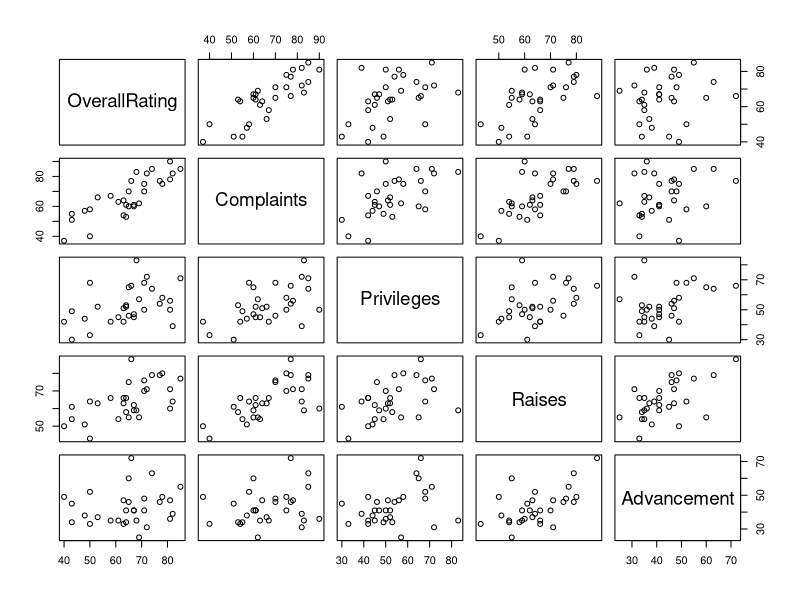
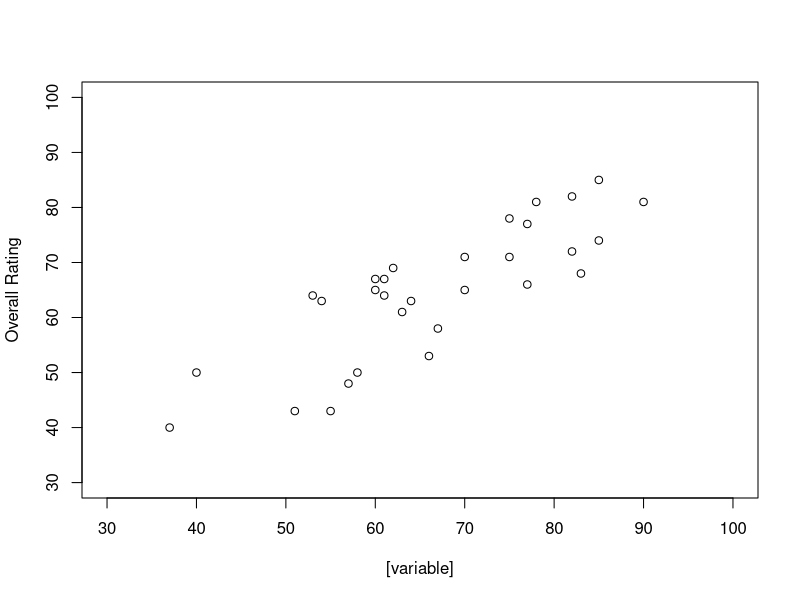
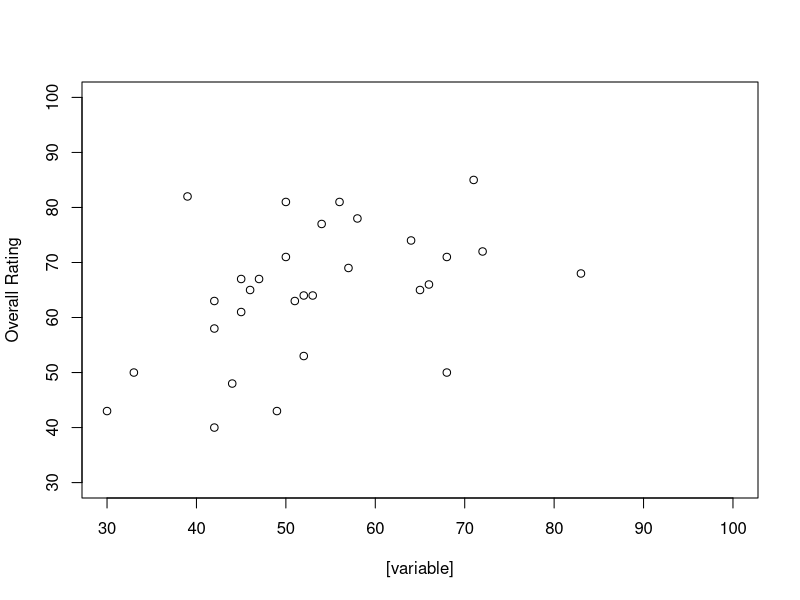
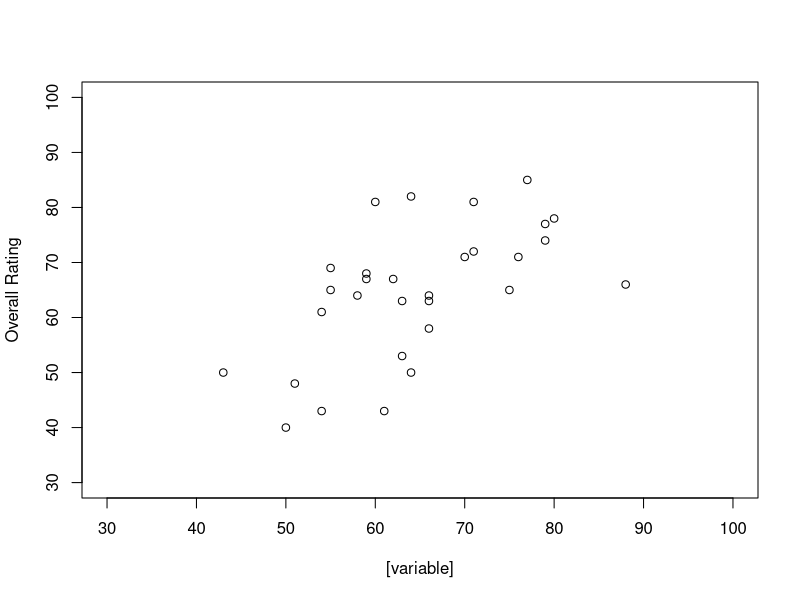
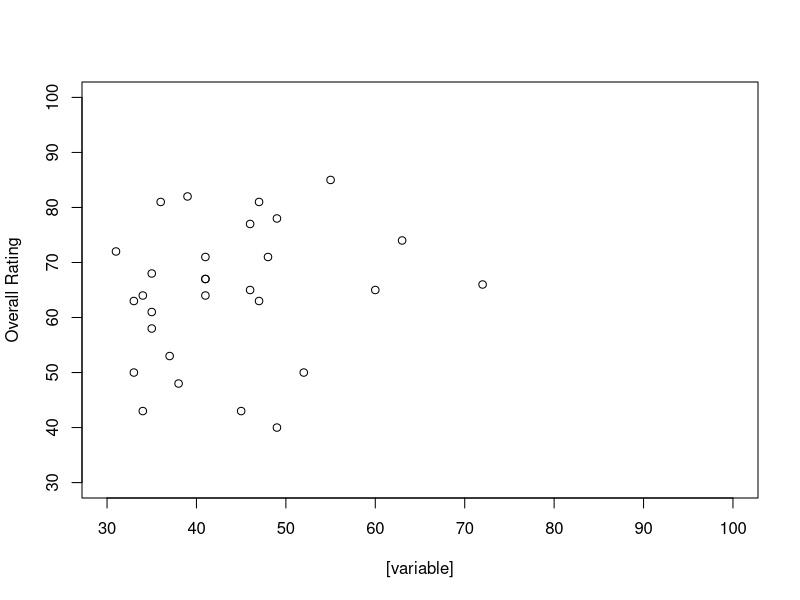

The R source for these figures, in order:
# Department Attitude Survey info.

MyData = read.csv('../Module07_Datasets/DepartmentAttitudeSurvey.csv')
pairs(MyData)

#png("attitude1.png", width=400,height=400)
plot(MyData$Complaints, MyData$OverallRating, ylab='Overall Rating', xlab="[variable]", xlim=c(30, 100), ylim=c(30, 100))
#dev.off()

#png("attitude2.png", width=400,height=400)
plot(MyData$Privileges, MyData$OverallRating, ylab='Overall Rating', xlab="[variable]", xlim=c(30, 100), ylim=c(30, 100))
#dev.off()

#png("attitude3.png", width=400,height=400)
plot(MyData$Raises, MyData$OverallRating, ylab='Overall Rating', xlab="[variable]", xlim=c(30, 100), ylim=c(30, 100))
#dev.off()

#png("attitude4.png", width=400,height=400)
plot(MyData$Advancement, MyData$OverallRating, ylab='Overall Rating', xlab="[variable]", xlim=c(30, 100), ylim=c(30, 100))
#dev.off()

cor.test(MyData$Complaints, MyData$OverallRating)
cor.test(MyData$Privileges, MyData$OverallRating)
cor.test(MyData$Raises, MyData$OverallRating)
cor.test(MyData$Advancement, MyData$OverallRating)
